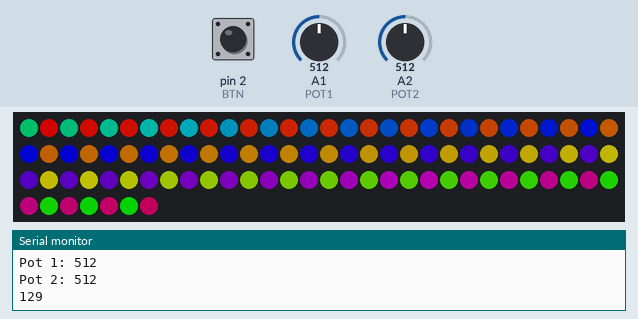
This sketch was run on a simulated Arduino Uno, built with avr-gcc and run on an emulated ATmega328P. Parts: 97 RGB LEDs in strip order, left to right, continuing on the next row, the last lines printed to the serial monitor. Inputs (shaded band) come from the test bench; at power-on: A2 (POT2) = 512, A1 (POT1) = 512, pin 2 (BTN) LOW. Dim RGB values are drawn brighter than linear.

Above: at 2.2 s.
2.3 s: A2 (POT2) set to 122
At 2.7 s:
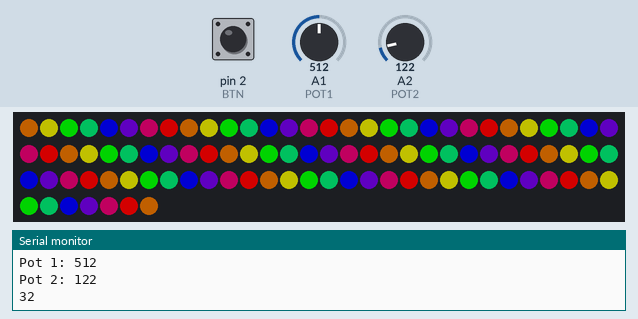
3.8 s: A1 (POT1) set to 716
5.3 s: A2 (POT2) set to 0
At 6.2 s:
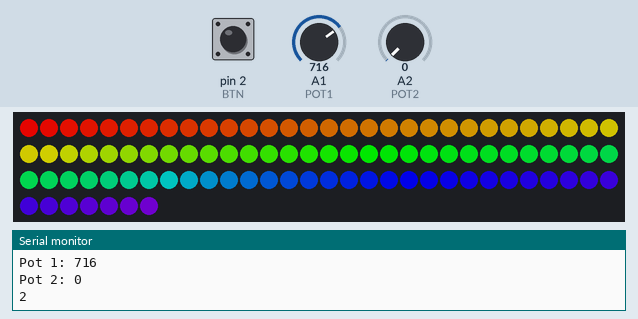
6.8 s: A1 (POT1) set to 0
At 7.3 s:
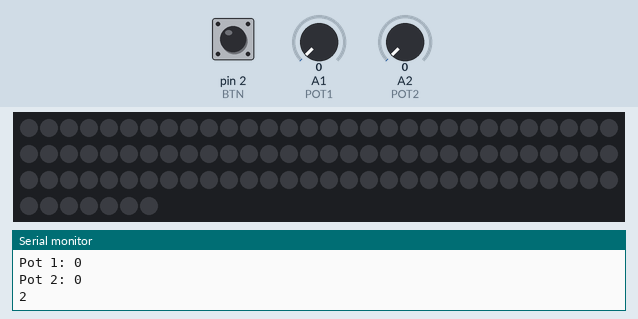
8.3 s: A1 (POT1) set to 60
At 9.5 s:
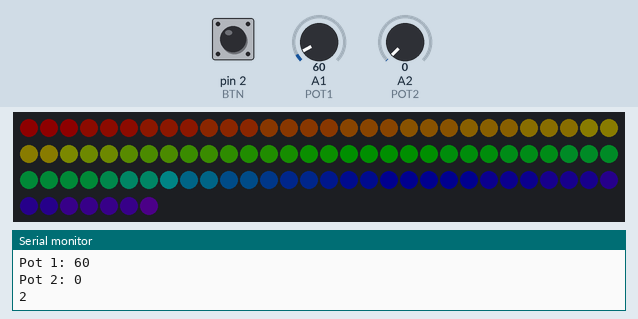
9.8 s: A2 (POT2) set to 60
At 10.8 s:
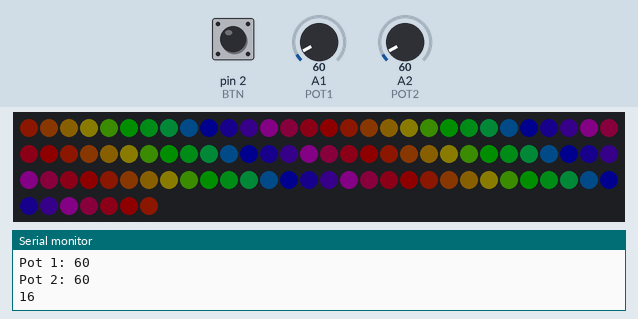
Timing chart, 0 to 12.3 s (numbered marks = the images above; inputs shaded):
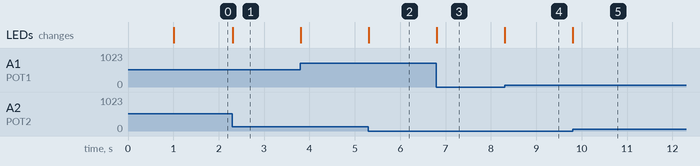

The sketch:

ledding.ino
```cpp
#include <FastLED.h>

//analog inputs
#define POT1 A1
#define POT2 A2
#define BTN 2

//led strip
#define LED_PIN 5
#define NUM_LEDS 97
#define LED_TYPE  WS2811
#define COLOR_ORDER GRB

//modes
#define HUE 101
#define RAINBOW 102
#define LEDS_ON 103 //TODO
#define SHIFT 104 //TODO
#define GOTO101 105 //last mode, wraps back to 101


CRGB leds[NUM_LEDS];

int pot1 = analogRead(POT1);
int pot2 = analogRead(POT2);
byte btn = digitalRead(BTN);
byte mode = 102;
unsigned long dT = 0;

byte hue = 0;
byte brightness = 31;
byte ledsOn = NUM_LEDS;

void setup() {
  Serial.begin(9600);
  delay( 1000 ); // power-up safety delay
  FastLED.addLeds<LED_TYPE, LED_PIN, COLOR_ORDER>(leds, NUM_LEDS).setCorrection( TypicalLEDStrip );
  FastLED.setBrightness(brightness);
}


void loop() {
  int p1 = pot1 - analogRead(POT1);
  int p2 = pot2 - analogRead(POT2);
  if (abs(p1) > 5 || abs(p2) > 5) {

    Serial.print("P1: ");     Serial.println(p1);
    Serial.print("P2: ");     Serial.println(p2);
    Serial.print("Pot 1: ");  Serial.println(analogRead(POT1));
    Serial.print("Pot 2: ");  Serial.println(analogRead(POT2));
    Serial.println();

    potReader();
  }
  // if (digitalRead(BTN) == LOW && bounceChek()) Serial.println("blip");

}

void potReader() {
  pot1 = analogRead(POT1);
  pot2 = analogRead(POT2);

  ledding();
}

void ledding() {
  FastLED.clear();
  // ledsOn = map(pot1, 0, 1023, 0, NUM_LEDS);

  if (mode == HUE) {
    hue = map(pot2, 0, 1023, 0, 255)-25;
    for (int i = 0; i < ledsOn; i++) leds[i].setHue(hue);
  } else if (mode == RAINBOW) {
    if (pot2 < 3 ) pot2 = 3;
    byte localHue = hue;
    byte hueOffset = 255/ledsOn + map(pot2, 0, 1023, 0, 255);
    if (hueOffset < 2 || hueOffset > 254) hueOffset = 253;
    Serial.println(hueOffset);
    for (int i = 0; i < ledsOn; i++) {
      localHue += hueOffset;
      leds[i].setHue(localHue);
    }
  }

  brightness = map(pot1, 0, 1023, 0, 255);
  FastLED.setBrightness(brightness);
  FastLED.show();
}


bool bounceChek(){
  if (millis() - dT > 50) {
    Serial.println(millis() - dT);
    dT = millis();
    return true;
  }
  dT = millis();
  return false;
}
```

Measured:
- after the input at 2.3 s, the LEDs: change at once (image 1)
- after the input at 5.3 s, the LEDs: change at once (image 2)
- after the input at 6.8 s, the LEDs: change at once (image 3)
- after the input at 8.3 s, the LEDs: change at once (image 4)
- after the input at 9.8 s, the LEDs: change at once (image 5)
